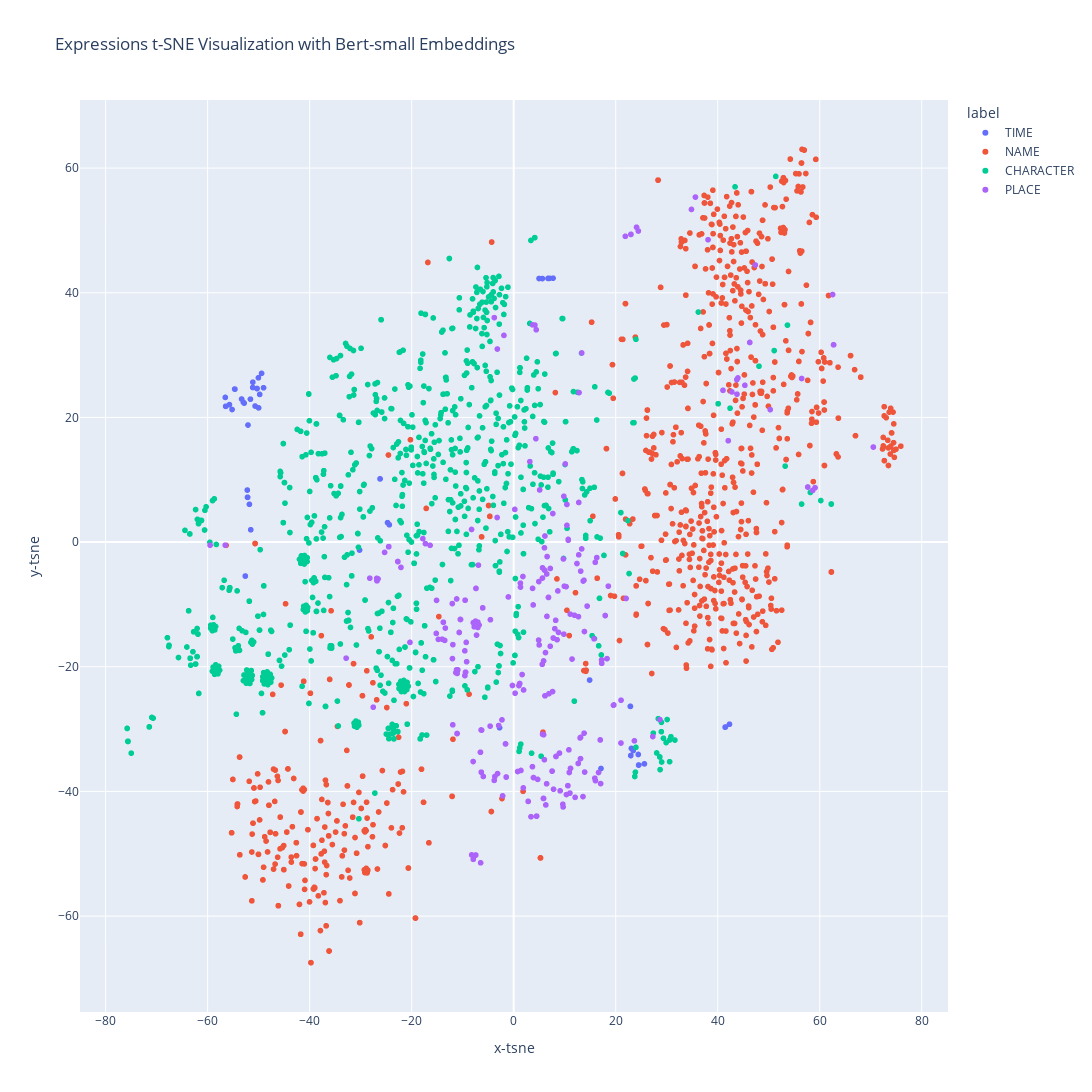

The code cell stored with this chart in its notebook:
### Code cell
fig = px.scatter(
    bert_df,
    x="x-tsne",
    y="y-tsne",
    color="label",
    hover_data={"text": True, "label": True},
    title="Expressions t-SNE Visualization with Bert-small Embeddings",
    width=1200,
    height=1200,
)

# Show plot
fig.show()

### Figure 1 — Plotly figure (JSON) as saved in the notebook; plotly's stock layout.template omitted (floating-point values rounded to 4 significant figures; data arrays with more than 128 entries replaced by an {"elided": "..."} marker saying what was removed)
{"data": [{"customdata": [["World War I", "TIME"], ["college days", "TIME"], ["childhood days", "TIME"], ["1981", "TIME"], ["1962", "TIME"], ["New Year", "TIME"], ["childhood", "TIME"], ["childhood", "TIME"], ["World War II", "TIME"], ["3000 years ago", "TIME"], ["island", "TIME"], ["modern times", "TIME"], ["1990s", "TIME"], ["next morning", "TIME"], ["1960s", "TIME"], ["20 years", "TIME"], ["1959", "TIME"], ["1960s", "TIME"], ["1983", "TIME"], ["three decades earlier", "TIME"], ["Korean War", "TIME"], ["during the war", "TIME"], ["post–World War II", "TIME"], ["10 years", "TIME"], ["1918", "TIME"], ["1860s", "TIME"], ["1970s", "TIME"], ["World War I", "TIME"], ["2002", "TIME"], ["2002", "TIME"], ["early 1970s", "TIME"], ["day of the competition", "TIME"], ["Battle of Gonzales", "TIME"], ["Battle of the Alamo", "TIME"], ["19th century", "TIME"], ["2011", "TIME"], ["2070", "TIME"], ["Few years later", "TIME"], ["1970s", "TIME"], ["summer", "TIME"], ["Christmas", "TIME"], ["Christmas", "TIME"], ["Christmas", "TIME"], ["1964", "TIME"], ["Korean War", "TIME"], ["autumn of 1950", "TIME"], ["Christmas week", "TIME"], ["1972", "TIME"], ["1938", "TIME"], ["Two days before Christmas", "TIME"], ["1930s", "TIME"], ["1999", "TIME"], ["3rd century BC", "TIME"], ["Sino-Indian War", "TIME"], ["holidays", "TIME"], ["Korean War", "TIME"], ["1994", "TIME"], ["5th century BC", "TIME"]], "hovertemplate": "label=%{customdata[1]}<br>x-tsne=%{x}<br>y-tsne=%{y}<br>text=%{customdata[0]}<extra></extra>", "legendgroup": "TIME", "marker": {"color": "#636efa", "symbol": "circle"}, "mode": "markers", "name": "TIME", "showlegend": true, "type": "scattergl", "x": [22.96, -24.38, -24.74, -54.71, -53.0, 14.88, -52.62, -52.62, 23.43, 7.715, -2.773, 17.11, -51.14, 4.964, -50.31, -26.19, -53.34, -50.31, -54.65, 7.017, 24.5, 24.42, 23.08, -26.2, -50.01, -49.03, -51.16, 22.96, -56.46, -56.46, -50.04, -30.22, 22.89, 22.85, -49.43, -56.54, 42.31, 6.728, -51.16, -51.55, -52.17, -52.17, -52.17, -52.84, 24.5, -52.09, -52.22, -51.61, -50.69, 5.626, -49.79, -55.73, 41.45, 25.62, -51.81, 24.5, -55.21, 41.51], "xaxis": "x", "y": [-34.24, 2.777, 3.126, 24.55, 22.43, -22.13, -5.447, -5.447, -33.44, 42.33, -29.78, -36.32, 25.65, 42.29, 24.64, 10.15, 22.95, 24.64, 24.53, 42.31, -35.77, -34.07, -33.09, 10.14, 21.53, 24.75, 24.81, -34.24, 21.78, 21.78, 26.36, -1.277, -26.36, -26.35, 27.07, 23.21, -29.22, 42.3, 24.81, 1.98, 7.184, 7.184, 7.184, 22.29, -35.77, 18.78, 8.35, 22.93, 21.83, 42.28, 23.69, 22.06, -29.69, -35.58, 6.061, -35.77, 21.27, -29.66], "yaxis": "y"}, {"customdata": {"elided": "961x2 str values"}, "hovertemplate": "label=%{customdata[1]}<br>x-tsne=%{x}<br>y-tsne=%{y}<br>text=%{customdata[0]}<extra></extra>", "legendgroup": "NAME", "marker": {"color": "#EF553B", "symbol": "circle"}, "mode": "markers", "name": "NAME", "showlegend": true, "type": "scattergl", "x": {"elided": "961 float values"}, "xaxis": "x", "y": {"elided": "961 float values"}, "yaxis": "y"}, {"customdata": {"elided": "892x2 str values"}, "hovertemplate": "label=%{customdata[1]}<br>x-tsne=%{x}<br>y-tsne=%{y}<br>text=%{customdata[0]}<extra></extra>", "legendgroup": "CHARACTER", "marker": {"color": "#00cc96", "symbol": "circle"}, "mode": "markers", "name": "CHARACTER", "showlegend": true, "type": "scattergl", "x": {"elided": "892 float values"}, "xaxis": "x", "y": {"elided": "892 float values"}, "yaxis": "y"}, {"customdata": {"elided": "274x2 str values"}, "hovertemplate": "label=%{customdata[1]}<br>x-tsne=%{x}<br>y-tsne=%{y}<br>text=%{customdata[0]}<extra></extra>", "legendgroup": "PLACE", "marker": {"color": "#ab63fa", "symbol": "circle"}, "mode": "markers", "name": "PLACE", "showlegend": true, "type": "scattergl", "x": {"elided": "274 float values"}, "xaxis": "x", "y": {"elided": "274 float values"}, "yaxis": "y"}], "layout": {"height": 1200, "legend": {"title": {"text": "label"}, "tracegroupgap": 0}, "title": {"text": "Expressions t-SNE Visualization with Bert-small Embeddings"}, "width": 1200, "xaxis": {"anchor": "y", "domain": [0, 1], "title": {"text": "x-tsne"}}, "yaxis": {"anchor": "x", "domain": [0, 1], "title": {"text": "y-tsne"}}}}
